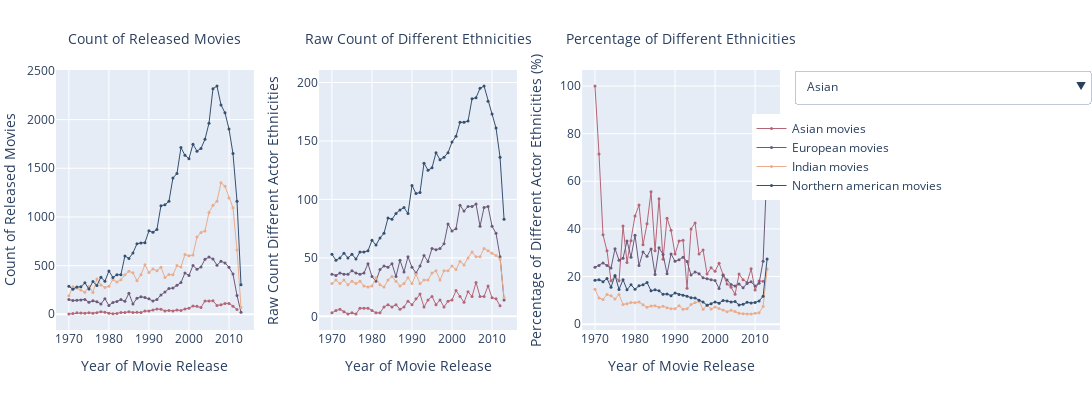

Source (notebook cell):
### Code cell
# Preprocess each DataFrame
unique_asian_ethnicities, asian_count  = preprocess_df(asia_characters_df, False)
unique_european_ethnicities, european_count = preprocess_df(europe_characters_df, False)
unique_indian_ethnicities, indian_count = preprocess_df(india_characters_df, False)
unique_northern_american_ethnicities, northern_american_count = preprocess_df(northen_america_characters_df, False)

unique_asian_ethnicities_count, asian_count  = preprocess_df(asia_characters_df, True)
unique_european_ethnicities_count, european_count = preprocess_df(europe_characters_df, True)
unique_indian_ethnicities_count, indian_count = preprocess_df(india_characters_df, True)
unique_northern_american_ethnicities_count, northern_american_count = preprocess_df(northen_america_characters_df, True)

# Create a common date range
year_range = range(1970, 2014)

# Reindex each DataFrame to fill NaN for missing years
unique_asian_ethnicities = unique_asian_ethnicities.reindex(year_range)
unique_european_ethnicities = unique_european_ethnicities.reindex(year_range)
unique_indian_ethnicities = unique_indian_ethnicities.reindex(year_range)
unique_northern_american_ethnicities = unique_northern_american_ethnicities.reindex(year_range)

unique_asian_ethnicities_count = unique_asian_ethnicities_count.reindex(year_range)
unique_european_ethnicities_count = unique_european_ethnicities_count.reindex(year_range)
unique_indian_ethnicities_count = unique_indian_ethnicities_count.reindex(year_range)
unique_northern_american_ethnicities_count = unique_northern_american_ethnicities_count.reindex(year_range)

regions = ['asian', 'european', 'indian', 'northern american']
# Define colors for each region
colors = [asia_color, europe_color, india_color, america_color]

# Create dropdown menu options
dropdown_options = [dict(label=region.capitalize(), method="update", args=[{"visible": [region == r for r in regions]}]) for region in regions]

# Create traces for each line
traces_count = []
traces_raw_count = []
traces_percentage = []

# Plot for count of released movies
for region, color in zip(regions, colors):
    region_in_df = region.replace(' ', '_')
    trace_count = go.Scatter(x=eval(f'{region_in_df}_count.index'), y=eval(f'{region_in_df}_count.values'),
                            mode='lines+markers', name=f'{region.capitalize()} movies',
                            line=dict(color=color, width=1), marker=dict(color=color, size=3),
                            visible=True, showlegend=True)
    traces_count.append(trace_count)

# Plot for raw count of different ethnicities
for region, color in zip(regions, colors):
    region_in_df = region.replace(' ', '_')
    trace_raw_count = go.Scatter(x=eval(f'unique_{region_in_df}_ethnicities_count.index'), y=eval(f'unique_{region_in_df}_ethnicities_count.values'),
                                mode='lines+markers', name=f'{region.capitalize()} movies',
                                line=dict(color=color, width=1), marker=dict(color=color, size=3),
                                visible=True, showlegend=False)
    traces_raw_count.append(trace_raw_count)

# Plot for percentage of different ethnicities
for region, color in zip(regions, colors):
    region_in_df = region.replace(' ', '_')
    trace_percentage = go.Scatter(x=eval(f'unique_{region_in_df}_ethnicities.index'), y=eval(f'unique_{region_in_df}_ethnicities.values'),
                                 mode='lines+markers', name=f'{region.capitalize()} movies',
                                 line=dict(color=color, width=1), marker=dict(color=color, size=3),
                                 visible=True, showlegend=False)
    traces_percentage.append(trace_percentage)

fig = make_subplots(rows=1, cols=3, subplot_titles=('Count of Released Movies',
                                                    'Raw Count of Different Ethnicities',
                                                    'Percentage of Different Ethnicities'),
                   horizontal_spacing=0.09)

# Update layout for subplot titles
fig.update_xaxes(title_text='Year of Movie Release', row=1, col=1, title_font=dict(size=14))
fig.update_xaxes(title_text='Year of Movie Release', row=1, col=2, title_font=dict(size=14))
fig.update_xaxes(title_text='Year of Movie Release', row=1, col=3, title_font=dict(size=14))
fig.update_yaxes(title_text='Count of Released Movies', row=1, col=1, title_font=dict(size=14))
fig.update_yaxes(title_text='Raw Count Different Actor Ethnicities', row=1, col=2, title_font=dict(size=14))
fig.update_yaxes(title_text='Percentage of Different Actor Ethnicities (%)', row=1, col=3, title_font=dict(size=14))

# Add traces to the subplot
for trace_count, trace_raw_count, trace_percentage in zip(traces_count, traces_raw_count, traces_percentage):
    fig.add_trace(trace_count, row=1, col=1)
    fig.add_trace(trace_raw_count, row=1, col=2)
    fig.add_trace(trace_percentage, row=1, col=3)


# Create dropdown menu options
region_combinations = []
for r in range(1, len(regions) + 1):
    region_combinations.extend([list(map(str.capitalize, combination)) for combination in itertools.combinations(regions, r)])

# Create dropdown menu options for region combinations
dropdown_buttons = [
    {
        'label': ' - '.join(combination),
        'method': "update",
        'args': [
            {"visible": [any(reg in trace.name for reg in combination) for trace in fig.data]}
        ],
    }
    for combination in region_combinations
]

# Update layout to include dropdown menu
fig.update_layout(
    title_font=dict(size=1),
    updatemenus=[
        dict(
            type="dropdown",
            active=0,
            buttons=dropdown_buttons,
            x=1.02,
            xanchor="left",
            y=1.0,
            yanchor="top"
        ),
    ],
    height=400,
    width=1400,
    legend=dict(x=1.23, y=0.50, xanchor='right', yanchor='bottom'),
    margin=dict(l=2, r=2, t=70, b=70),
    title_y=0.9
)

fig.update_annotations(font_size=14)
fig.update_annotations(yshift=20)

fig.show()

pio.write_html(fig, file='./output/ethny_diversity_percentage.html')

### Figure 1 — Plotly figure (JSON) as saved in the notebook; plotly's stock layout.template omitted (floating-point values rounded to 4 significant figures)
{"data": [{"line": {"color": "#b56576", "width": 1}, "marker": {"color": "#b56576", "size": 3}, "mode": "lines+markers", "name": "Asian movies", "showlegend": true, "type": "scatter", "visible": true, "x": [1970, 1971, 1972, 1973, 1974, 1975, 1976, 1977, 1978, 1979, 1980, 1981, 1982, 1983, 1984, 1985, 1986, 1987, 1988, 1989, 1990, 1991, 1992, 1993, 1994, 1995, 1996, 1997, 1998, 1999, 2000, 2001, 2002, 2003, 2004, 2005, 2006, 2007, 2008, 2009, 2010, 2011, 2012], "xaxis": "x", "y": [3, 7, 16, 13, 11, 15, 11, 17, 27, 20, 11, 6, 9, 19, 18, 26, 19, 22, 18, 33, 34, 43, 54, 53, 35, 40, 34, 45, 38, 55, 63, 86, 82, 71, 136, 136, 138, 91, 97, 112, 112, 83, 50], "yaxis": "y"}, {"line": {"color": "#b56576", "width": 1}, "marker": {"color": "#b56576", "size": 3}, "mode": "lines+markers", "name": "Asian movies", "showlegend": false, "type": "scatter", "visible": true, "x": [1970, 1971, 1972, 1973, 1974, 1975, 1976, 1977, 1978, 1979, 1980, 1981, 1982, 1983, 1984, 1985, 1986, 1987, 1988, 1989, 1990, 1991, 1992, 1993, 1994, 1995, 1996, 1997, 1998, 1999, 2000, 2001, 2002, 2003, 2004, 2005, 2006, 2007, 2008, 2009, 2010, 2011, 2012, 2013], "xaxis": "x2", "y": [3, 5, 6, 4, 2, 3, 2, 7, 7, 7, 5, 3, 3, 8, 10, 8, 10, 6, 8, 13, 10, 15, 19, 8, 14, 17, 10, 14, 8, 13, 14, 22, 17, 12, 21, 17, 29, 17, 17, 26, 16, 15, 9, null], "yaxis": "y2"}, {"line": {"color": "#b56576", "width": 1}, "marker": {"color": "#b56576", "size": 3}, "mode": "lines+markers", "name": "Asian movies", "showlegend": false, "type": "scatter", "visible": true, "x": [1970, 1971, 1972, 1973, 1974, 1975, 1976, 1977, 1978, 1979, 1980, 1981, 1982, 1983, 1984, 1985, 1986, 1987, 1988, 1989, 1990, 1991, 1992, 1993, 1994, 1995, 1996, 1997, 1998, 1999, 2000, 2001, 2002, 2003, 2004, 2005, 2006, 2007, 2008, 2009, 2010, 2011, 2012, 2013], "xaxis": "x3", "y": [100, 71.43, 37.5, 30.77, 18.18, 20, 18.18, 41.18, 25.93, 35, 45.45, 50, 33.33, 42.11, 55.56, 30.77, 52.63, 27.27, 44.44, 39.39, 29.41, 34.88, 35.19, 15.09, 40, 42.5, 29.41, 31.11, 21.05, 23.64, 22.22, 25.58, 20.73, 16.9, 15.44, 12.5, 21.01, 18.68, 17.53, 23.21, 14.29, 18.07, 18, null], "yaxis": "y3"}, {"line": {"color": "#6d597a", "width": 1}, "marker": {"color": "#6d597a", "size": 3}, "mode": "lines+markers", "name": "European movies", "showlegend": true, "type": "scatter", "visible": true, "x": [1970, 1971, 1972, 1973, 1974, 1975, 1976, 1977, 1978, 1979, 1980, 1981, 1982, 1983, 1984, 1985, 1986, 1987, 1988, 1989, 1990, 1991, 1992, 1993, 1994, 1995, 1996, 1997, 1998, 1999, 2000, 2001, 2002, 2003, 2004, 2005, 2006, 2007, 2008, 2009, 2010, 2011, 2012, 2013], "xaxis": "x", "y": [151, 142, 144, 146, 153, 123, 138, 130, 106, 160, 91, 122, 132, 151, 133, 216, 106, 164, 180, 173, 159, 137, 153, 198, 228, 265, 269, 298, 326, 425, 399, 501, 462, 486, 565, 588, 568, 505, 544, 528, 482, 413, 193, 21], "yaxis": "y"}, {"line": {"color": "#6d597a", "width": 1}, "marker": {"color": "#6d597a", "size": 3}, "mode": "lines+markers", "name": "European movies", "showlegend": false, "type": "scatter", "visible": true, "x": [1970, 1971, 1972, 1973, 1974, 1975, 1976, 1977, 1978, 1979, 1980, 1981, 1982, 1983, 1984, 1985, 1986, 1987, 1988, 1989, 1990, 1991, 1992, 1993, 1994, 1995, 1996, 1997, 1998, 1999, 2000, 2001, 2002, 2003, 2004, 2005, 2006, 2007, 2008, 2009, 2010, 2011, 2012, 2013], "xaxis": "x2", "y": [36, 35, 37, 36, 36, 39, 37, 36, 37, 45, 34, 30, 40, 43, 42, 45, 34, 48, 38, 51, 42, 37, 43, 52, 47, 58, 57, 58, 62, 79, 73, 75, 95, 90, 94, 94, 96, 77, 93, 94, 77, 71, 51, 14], "yaxis": "y2"}, {"line": {"color": "#6d597a", "width": 1}, "marker": {"color": "#6d597a", "size": 3}, "mode": "lines+markers", "name": "European movies", "showlegend": false, "type": "scatter", "visible": true, "x": [1970, 1971, 1972, 1973, 1974, 1975, 1976, 1977, 1978, 1979, 1980, 1981, 1982, 1983, 1984, 1985, 1986, 1987, 1988, 1989, 1990, 1991, 1992, 1993, 1994, 1995, 1996, 1997, 1998, 1999, 2000, 2001, 2002, 2003, 2004, 2005, 2006, 2007, 2008, 2009, 2010, 2011, 2012, 2013], "xaxis": "x3", "y": [23.84, 24.65, 25.69, 24.66, 23.53, 31.71, 26.81, 27.69, 34.91, 28.12, 37.36, 24.59, 30.3, 28.48, 31.58, 20.83, 32.08, 29.27, 21.11, 29.48, 26.42, 27.01, 28.1, 26.26, 20.61, 21.89, 21.19, 19.46, 19.02, 18.59, 18.3, 14.97, 20.56, 18.52, 16.64, 15.99, 16.9, 15.25, 17.1, 17.8, 15.98, 17.19, 26.42, 66.67], "yaxis": "y3"}, {"line": {"color": "#eaac8b", "width": 1}, "marker": {"color": "#eaac8b", "size": 3}, "mode": "lines+markers", "name": "Indian movies", "showlegend": true, "type": "scatter", "visible": true, "x": [1970, 1971, 1972, 1973, 1974, 1975, 1976, 1977, 1978, 1979, 1980, 1981, 1982, 1983, 1984, 1985, 1986, 1987, 1988, 1989, 1990, 1991, 1992, 1993, 1994, 1995, 1996, 1997, 1998, 1999, 2000, 2001, 2002, 2003, 2004, 2005, 2006, 2007, 2008, 2009, 2010, 2011, 2012, 2013], "xaxis": "x", "y": [191, 283, 270, 249, 227, 285, 225, 363, 302, 276, 288, 357, 331, 354, 405, 441, 426, 345, 407, 509, 430, 465, 446, 483, 378, 408, 406, 500, 485, 615, 601, 610, 794, 840, 856, 1045, 1119, 1162, 1351, 1316, 1194, 1094, 661, 69], "yaxis": "y"}, {"line": {"color": "#eaac8b", "width": 1}, "marker": {"color": "#eaac8b", "size": 3}, "mode": "lines+markers", "name": "Indian movies", "showlegend": false, "type": "scatter", "visible": true, "x": [1970, 1971, 1972, 1973, 1974, 1975, 1976, 1977, 1978, 1979, 1980, 1981, 1982, 1983, 1984, 1985, 1986, 1987, 1988, 1989, 1990, 1991, 1992, 1993, 1994, 1995, 1996, 1997, 1998, 1999, 2000, 2001, 2002, 2003, 2004, 2005, 2006, 2007, 2008, 2009, 2010, 2011, 2012, 2013], "xaxis": "x2", "y": [28, 31, 28, 31, 27, 30, 28, 30, 26, 25, 26, 33, 27, 25, 31, 34, 30, 26, 28, 33, 28, 36, 28, 31, 31, 37, 39, 31, 39, 39, 43, 40, 47, 44, 50, 55, 51, 51, 58, 56, 54, 52, 49, 16], "yaxis": "y2"}, {"line": {"color": "#eaac8b", "width": 1}, "marker": {"color": "#eaac8b", "size": 3}, "mode": "lines+markers", "name": "Indian movies", "showlegend": false, "type": "scatter", "visible": true, "x": [1970, 1971, 1972, 1973, 1974, 1975, 1976, 1977, 1978, 1979, 1980, 1981, 1982, 1983, 1984, 1985, 1986, 1987, 1988, 1989, 1990, 1991, 1992, 1993, 1994, 1995, 1996, 1997, 1998, 1999, 2000, 2001, 2002, 2003, 2004, 2005, 2006, 2007, 2008, 2009, 2010, 2011, 2012, 2013], "xaxis": "x3", "y": [14.66, 10.95, 10.37, 12.45, 11.89, 10.53, 12.44, 8.264, 8.609, 9.058, 9.028, 9.244, 8.157, 7.062, 7.654, 7.71, 7.042, 7.536, 6.88, 6.483, 6.512, 7.742, 6.278, 6.418, 8.201, 9.069, 9.606, 6.2, 8.041, 6.341, 7.155, 6.557, 5.919, 5.238, 5.841, 5.263, 4.558, 4.389, 4.293, 4.255, 4.523, 4.753, 7.413, 23.19], "yaxis": "y3"}, {"line": {"color": "#355070", "width": 1}, "marker": {"color": "#355070", "size": 3}, "mode": "lines+markers", "name": "Northern american movies", "showlegend": true, "type": "scatter", "visible": true, "x": [1970, 1971, 1972, 1973, 1974, 1975, 1976, 1977, 1978, 1979, 1980, 1981, 1982, 1983, 1984, 1985, 1986, 1987, 1988, 1989, 1990, 1991, 1992, 1993, 1994, 1995, 1996, 1997, 1998, 1999, 2000, 2001, 2002, 2003, 2004, 2005, 2006, 2007, 2008, 2009, 2010, 2011, 2012, 2013], "xaxis": "x", "y": [288, 257, 281, 282, 323, 259, 336, 295, 381, 339, 444, 379, 406, 407, 600, 574, 630, 724, 733, 736, 857, 842, 872, 1115, 1124, 1161, 1401, 1445, 1712, 1633, 1599, 1747, 1676, 1704, 1797, 1963, 2317, 2345, 2151, 2069, 1903, 1651, 1162, 304], "yaxis": "y"}, {"line": {"color": "#355070", "width": 1}, "marker": {"color": "#355070", "size": 3}, "mode": "lines+markers", "name": "Northern american movies", "showlegend": false, "type": "scatter", "visible": true, "x": [1970, 1971, 1972, 1973, 1974, 1975, 1976, 1977, 1978, 1979, 1980, 1981, 1982, 1983, 1984, 1985, 1986, 1987, 1988, 1989, 1990, 1991, 1992, 1993, 1994, 1995, 1996, 1997, 1998, 1999, 2000, 2001, 2002, 2003, 2004, 2005, 2006, 2007, 2008, 2009, 2010, 2011, 2012, 2013], "xaxis": "x2", "y": [53, 48, 50, 54, 50, 53, 49, 55, 55, 56, 65, 61, 67, 71, 84, 83, 88, 91, 93, 88, 112, 105, 106, 131, 125, 127, 140, 134, 136, 140, 149, 154, 166, 166, 167, 186, 187, 195, 197, 184, 173, 161, 136, 83], "yaxis": "y2"}, {"line": {"color": "#355070", "width": 1}, "marker": {"color": "#355070", "size": 3}, "mode": "lines+markers", "name": "Northern american movies", "showlegend": false, "type": "scatter", "visible": true, "x": [1970, 1971, 1972, 1973, 1974, 1975, 1976, 1977, 1978, 1979, 1980, 1981, 1982, 1983, 1984, 1985, 1986, 1987, 1988, 1989, 1990, 1991, 1992, 1993, 1994, 1995, 1996, 1997, 1998, 1999, 2000, 2001, 2002, 2003, 2004, 2005, 2006, 2007, 2008, 2009, 2010, 2011, 2012, 2013], "xaxis": "x3", "y": [18.4, 18.68, 17.79, 19.15, 15.48, 20.46, 14.58, 18.64, 14.44, 16.52, 14.64, 16.09, 16.5, 17.44, 14.0, 14.46, 13.97, 12.57, 12.69, 11.96, 13.07, 12.47, 12.16, 11.75, 11.12, 10.94, 9.993, 9.273, 7.944, 8.573, 9.318, 8.815, 9.905, 9.742, 9.293, 9.475, 8.071, 8.316, 9.159, 8.893, 9.091, 9.752, 11.7, 27.3], "yaxis": "y3"}], "layout": {"annotations": [{"font": {"size": 14}, "showarrow": false, "text": "Count of Released Movies", "x": 0.1367, "xanchor": "center", "xref": "paper", "y": 1, "yanchor": "bottom", "yref": "paper", "yshift": 20}, {"font": {"size": 14}, "showarrow": false, "text": "Raw Count of Different Ethnicities", "x": 0.5, "xanchor": "center", "xref": "paper", "y": 1, "yanchor": "bottom", "yref": "paper", "yshift": 20}, {"font": {"size": 14}, "showarrow": false, "text": "Percentage of Different Ethnicities", "x": 0.8633, "xanchor": "center", "xref": "paper", "y": 1, "yanchor": "bottom", "yref": "paper", "yshift": 20}], "height": 400, "legend": {"x": 1.23, "xanchor": "right", "y": 0.5, "yanchor": "bottom"}, "margin": {"b": 70, "l": 2, "r": 2, "t": 70}, "title": {"font": {"size": 1}, "y": 0.9}, "updatemenus": [{"active": 0, "buttons": [{"args": [{"visible": [true, true, true, false, false, false, false, false, false, false, false, false]}], "label": "Asian", "method": "update"}, {"args": [{"visible": [false, false, false, true, true, true, false, false, false, false, false, false]}], "label": "European", "method": "update"}, {"args": [{"visible": [false, false, false, false, false, false, true, true, true, false, false, false]}], "label": "Indian", "method": "update"}, {"args": [{"visible": [false, false, false, false, false, false, false, false, false, true, true, true]}], "label": "Northern american", "method": "update"}, {"args": [{"visible": [true, true, true, true, true, true, false, false, false, false, false, false]}], "label": "Asian - European", "method": "update"}, {"args": [{"visible": [true, true, true, false, false, false, true, true, true, false, false, false]}], "label": "Asian - Indian", "method": "update"}, {"args": [{"visible": [true, true, true, false, false, false, false, false, false, true, true, true]}], "label": "Asian - Northern american", "method": "update"}, {"args": [{"visible": [false, false, false, true, true, true, true, true, true, false, false, false]}], "label": "European - Indian", "method": "update"}, {"args": [{"visible": [false, false, false, true, true, true, false, false, false, true, true, true]}], "label": "European - Northern american", "method": "update"}, {"args": [{"visible": [false, false, false, false, false, false, true, true, true, true, true, true]}], "label": "Indian - Northern american", "method": "update"}, {"args": [{"visible": [true, true, true, true, true, true, true, true, true, false, false, false]}], "label": "Asian - European - Indian", "method": "update"}, {"args": [{"visible": [true, true, true, true, true, true, false, false, false, true, true, true]}], "label": "Asian - European - Northern american", "method": "update"}, {"args": [{"visible": [true, true, true, false, false, false, true, true, true, true, true, true]}], "label": "Asian - Indian - Northern american", "method": "update"}, {"args": [{"visible": [false, false, false, true, true, true, true, true, true, true, true, true]}], "label": "European - Indian - Northern american", "method": "update"}, {"args": [{"visible": [true, true, true, true, true, true, true, true, true, true, true, true]}], "label": "Asian - European - Indian - Northern american", "method": "update"}], "type": "dropdown", "x": 1.02, "xanchor": "left", "y": 1, "yanchor": "top"}], "width": 1400, "xaxis": {"anchor": "y", "autorange": true, "domain": [0, 0.2733], "range": [1967.0, 2016.0], "title": {"font": {"size": 14}, "text": "Year of Movie Release"}, "type": "linear"}, "xaxis2": {"anchor": "y2", "autorange": true, "domain": [0.3633, 0.6367], "range": [1967.0, 2016.0], "title": {"font": {"size": 14}, "text": "Year of Movie Release"}, "type": "linear"}, "xaxis3": {"anchor": "y3", "autorange": true, "domain": [0.7267, 1], "range": [1967.0, 2016.0], "title": {"font": {"size": 14}, "text": "Year of Movie Release"}, "type": "linear"}, "yaxis": {"anchor": "x", "autorange": true, "domain": [0, 1], "range": [-161.4, 2509.0], "title": {"font": {"size": 14}, "text": "Count of Released Movies"}, "type": "linear"}, "yaxis2": {"anchor": "x2", "autorange": true, "domain": [0, 1], "range": [-11.68, 210.7], "title": {"font": {"size": 14}, "text": "Raw Count Different Actor Ethnicities"}, "type": "linear"}, "yaxis3": {"anchor": "x3", "autorange": true, "domain": [0, 1], "range": [-2.464, 106.7], "title": {"font": {"size": 14}, "text": "Percentage of Different Actor Ethnicities (%)"}, "type": "linear"}}}
